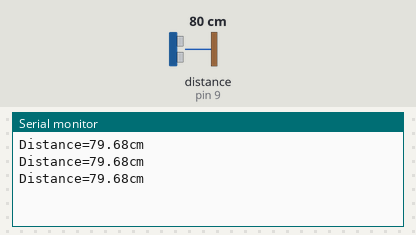
Bench run of a sketch on a simulated Arduino Uno, built with avr-gcc and run on an emulated ATmega328P. On the bench: the last lines printed to the serial monitor. Wiring (inferred from the names in the program): ultrasonic range finder: trigger pin 8; echo pin 9. The inputs (shaded band) are chosen by the test bench; at power-on: distance to the obstacle (sensor on pin 9) 80 cm. The echo pulse lasts 58.3 µs per cm.

Above: at 1.3 s.
1.4 s: distance to the obstacle (sensor on pin 9) set to 2 cm
At 1.9 s:
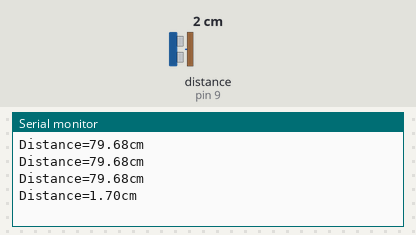
2.9 s: distance to the obstacle (sensor on pin 9) set to 4 cm
At 3.4 s:
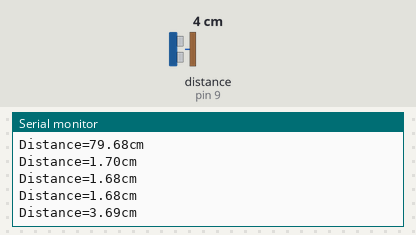
Timing chart, 0 to 5.9 s (numbered marks = the images above; inputs shaded):
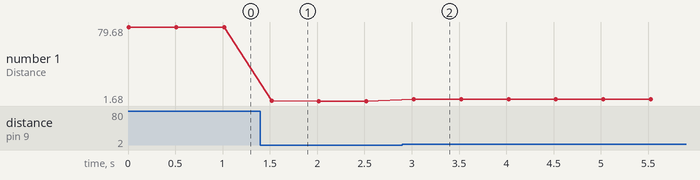

The sketch:

USS.ino
```cpp
#define tri 8
//#define rLed 14
//#define gLed 18
#define echo 9
float tRead=0;
float distance=0;
void setup() {
  // put your setup code here, to run once:
  Serial.begin(115200);
  pinMode(tri,OUTPUT);
  pinMode(echo,INPUT);
  //pinMode(rLed,OUTPUT);
  //pinMode(gLed,OUTPUT);
}
void loop() {
  // put your main code here, to run repeatedly:
  digitalWrite(tri,LOW);
  delayMicroseconds(2);

  digitalWrite(tri, HIGH);
  delayMicroseconds(10);

  digitalWrite(tri, LOW);

  tRead = pulseIn(echo, HIGH);
  distance=0.0343*(tRead/2);
  Serial.print("Distance=");
  Serial.print(distance);
  Serial.println("cm");
  delay(500);

  /*if (distance<20){
    Serial.print("Less Distance...Alter!!!");
    //digitalWrite(rLed,HIGH);
    // digitalWrite(gLed,LOW);
  }
  else{
    digitalWrite(gLed,HIGH);
     digitalWrite(rLed,LOW);
  }*/

  //delay(1000);
}
```

Measured:
- after the input at 1.4 s, the serial monitor: prints a new line after 0.12 s (image 1)
- after the input at 2.9 s, the serial monitor: prints a new line after 0.12 s (image 2)
- plotted number 1: 79.68 → 1.68 after the input at 1.4 s, 1.68 → 3.69 after the input at 2.9 s
